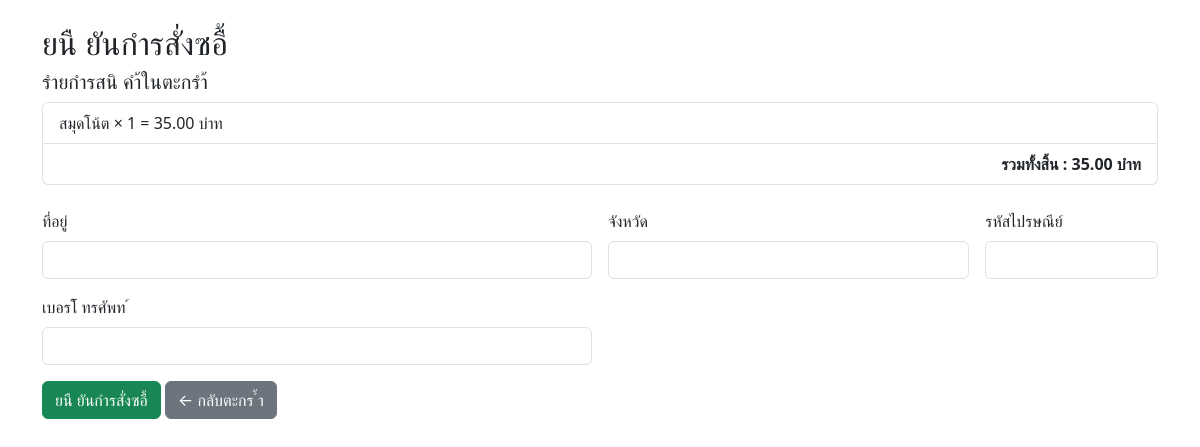
The app's page /checkout.php (signed in) with its own data.
### tables this page shows
CREATE TABLE `cart` (
  `cart_id` int(11) NOT NULL,
  `user_id` int(11) DEFAULT NULL,
  `product_id` int(11) DEFAULT NULL,
  `quantity` int(11) NOT NULL,
  `added_at` timestamp NOT NULL DEFAULT current_timestamp()
);

CREATE TABLE `products` (
  `product_id` int(11) NOT NULL,
  `product_name` varchar(150) NOT NULL,
  `description` text DEFAULT NULL,
  `price` decimal(10,2) NOT NULL,
  `stock` int(11) DEFAULT 0,
  `category_id` int(11) DEFAULT NULL,
  `created_at` timestamp NOT NULL DEFAULT current_timestamp()
);

### checkout.php (the view, shortened to what this page needs)
<?php
require 'config.php';
$user_id = $_SESSION['user_id'];
$stmt = $conn->prepare("SELECT cart.cart_id, cart.quantity, cart.product_id, products.product_name,
products.price
                FROM cart
                JOIN products ON cart.product_id = products.product_id
                WHERE cart.user_id= ?");
$stmt->execute([$user_id]);
$items = $stmt->fetchAll(PDO::FETCH_ASSOC);
$total = 0;
foreach ($items as $item) {
    $total += $item['quantity'] * $item['price'];
}
?>
<!DOCTYPE html>
<html lang="th">
<head>
    <link href="https://cdn.jsdelivr.net/npm/bootstrap@5.3.0/dist/css/bootstrap.min.css" rel="stylesheet">
</head>
<body class="container mt-4">
    <h2>ยนื ยันกำรสั่งซอื้ </h2>
    <h5>รำยกำรสนิ คำ้ในตะกรำ้</h5>
    <ul class="list-group mb-4">
        <?php foreach ($items as $item): ?>
            <li class="list-group-item">
                <?= htmlspecialchars($item['product_name']) ?> × <?= $item['quantity'] ?> =
                <?=
                    number_format($item['price'] * $item['quantity'], 2) ?> บำท
            </li>
        <?php endforeach; ?>
        <li class="list-group-item text-end"><strong>รวมทั้งสิ้น : <?= number_format($total, 2) ?> บำท</strong></li>
    </ul>
    <form method="post" class="row g-3">
        <div class="col-md-6">
            <label for="address" class="form-label">ที่อยู่</label>
            <input type="text" name="address" id="address" class="form-control" required>
        </div>
        <div class="col-md-4">
            <label for="city" class="form-label">จังหวัด</label>
            <input type="text" name="city" id="city" class="form-control" required>
        </div>
        <div class="col-md-2">
            <label for="postal_code" class="form-label">รหัสไปรษณีย์</label>
            <input type="text" name="postal_code" id="postal_code" class="form-control" required>
        </div>
        <div class="col-md-6">
            <label for="phone" class="form-label">เบอรโ์ ทรศัพท</label> ์
            <input type="text" name="phone" id="phone" class="form-control">
        </div>
        <div class="col-12">
            <button type="submit" class="btn btn-success">ยนื ยันกำรสั่งซอื้ </button>
            <a href="cart.php" class="btn btn-secondary">← กลับตะกร ้ำ</a>
        </div>
    </form>
</body>
</html>

### records on screen
cart: product.product_name "สมุดโน้ต", quantity "1", $item['price']*$item['quantity'] "35.00"

### other values on screen
$total "35.00"
